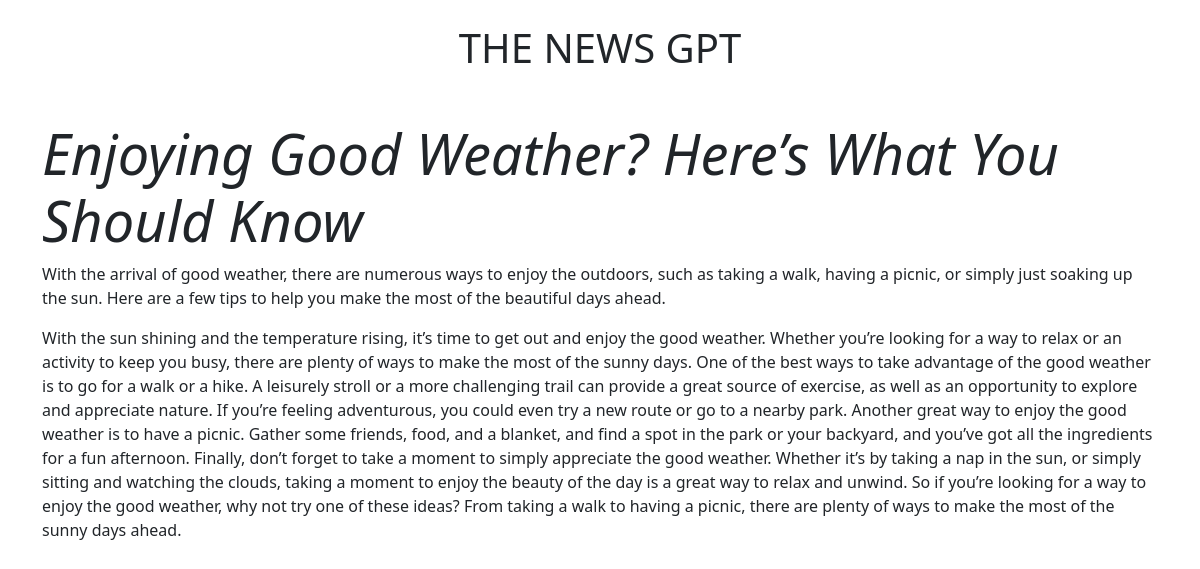
The app's page /article/1 with its own data.
### models.py (models this page shows)
class Article(db.Model):
    prompt = db.Column(db.String)
    id = db.Column(db.Integer, primary_key=True)
    headline = db.Column(db.String)
    subheading = db.Column(db.String)
    summary = db.Column(db.Text)
    article = db.Column(db.Text)

### main.py (the view)
@app.route('/article/<int:id>', methods=['GET', 'POST'])
def article(id):
    article = Article.query.get(id)
    if request.method == "POST":
        return redirect("/")
    else:
        return render_template('article.html', article=article)

### templates/article.html (shortened to what this page needs)
{% extends 'base.html' %}
{% block content %}
<div class="container mt-5">
  <h1 class="display-4"><em>{{ article["headline"] }}</em></h1>
  <p>{{ article["summary"] }}</p>
  <p>{{ article["article"] }}</p>
</div>
{% endblock %}

### records on screen
Article: headline "Enjoying Good Weather? Here’s What You Should Know", summary "With the arrival of good weather, there are numerous ways to enjoy the outdoors, such as taking a walk, having a picnic, or simply just soaking up the sun. Here are a few tips to help you make the most of the beautiful days ahead.", article "With the sun shining and the temperature rising, it’s time to get out and enjoy the good weather. Whether you’re looking for a way to relax or an activity to keep you busy, there are plenty of ways to make the most of the sunny days. One of the best ways to take advantage of the good weather is to go for a walk or a hike. A leisurely stroll or a more challenging trail can provide a great source of exercise, as well as an opportunity to explore and appreciate nature. If you’re feeling adventurous, you could even try a new route or go to a nearby park. Another great way to enjoy the good weather is to have a picnic. Gather some friends, food, and a blanket, and find a spot in the park or your…"
